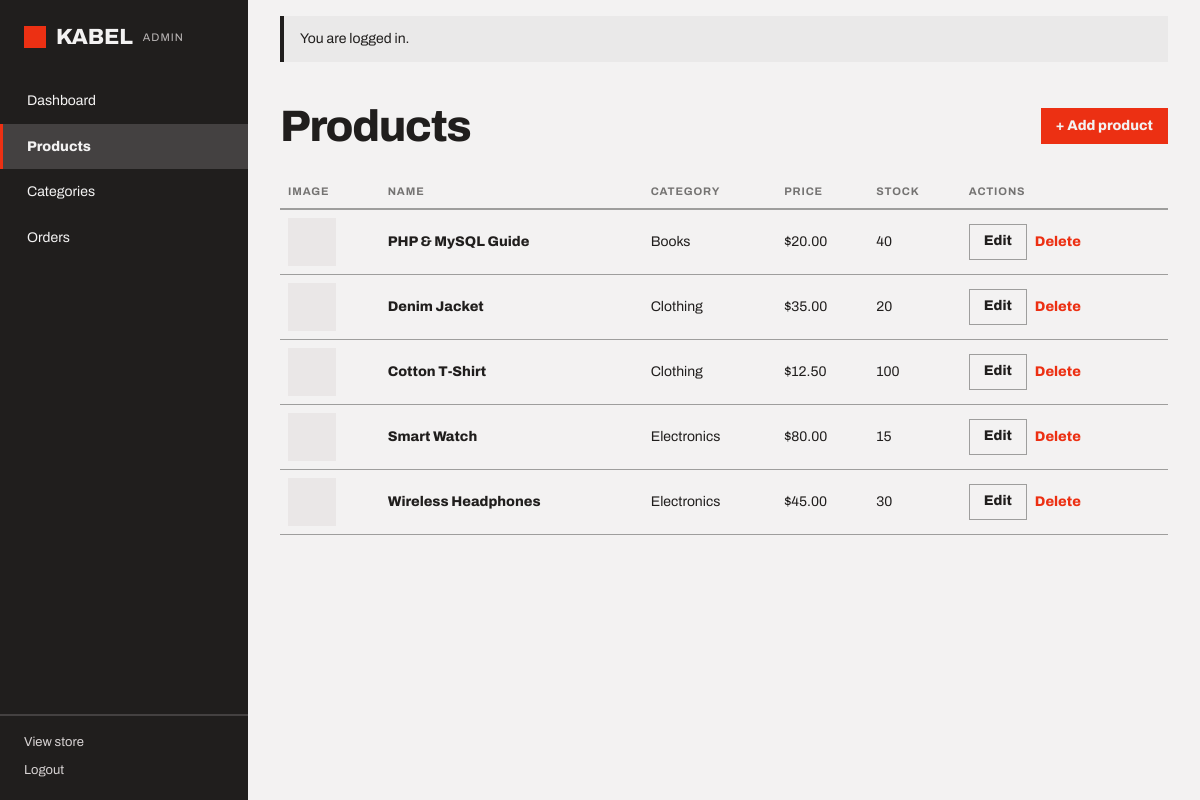
/admin/products (signed in), run on the app's committed database.
### tables this page shows
CREATE TABLE products (
  id           INT UNSIGNED AUTO_INCREMENT PRIMARY KEY,
  category_id  INT UNSIGNED NULL,
  name         VARCHAR(150) NOT NULL,
  description  TEXT NULL,
  price        DECIMAL(10,2) NOT NULL,
  stock        INT UNSIGNED NOT NULL DEFAULT 0,
  image        VARCHAR(255) NULL,                   
  created_at   TIMESTAMP NOT NULL DEFAULT CURRENT_TIMESTAMP,
  updated_at   TIMESTAMP NOT NULL DEFAULT CURRENT_TIMESTAMP ON UPDATE CURRENT_TIMESTAMP,
  CONSTRAINT chk_products_price CHECK (price >= 0),
  CONSTRAINT fk_products_category
    FOREIGN KEY (category_id) REFERENCES categories(id)
    ON DELETE SET NULL ON UPDATE CASCADE,
  INDEX idx_products_name (name),                   
  INDEX idx_products_category (category_id)         
);

CREATE TABLE categories (
  id           INT UNSIGNED AUTO_INCREMENT PRIMARY KEY,
  name         VARCHAR(100) NOT NULL UNIQUE,
  description  TEXT NULL,
  image        VARCHAR(255) NULL,                   
  created_at   TIMESTAMP NOT NULL DEFAULT CURRENT_TIMESTAMP,
  updated_at   TIMESTAMP NOT NULL DEFAULT CURRENT_TIMESTAMP ON UPDATE CURRENT_TIMESTAMP
);

### routes.php (called while the page is built)
<?php
return [
    'GET /' => 'HomeController@index',
    'GET /products' => 'ProductController@index',
    'GET /products/{id}' => 'ProductController@show',
    'GET /register' => 'AuthController@showRegister',
    'POST /register' => 'AuthController@register',
    'GET /login' => 'AuthController@showLogin',
    'POST /login' => 'AuthController@login',
    'POST /logout' => 'AuthController@logout',
    'GET /profile' => 'ProfileController@show',
    'GET /cart' => 'CartController@index',
    'POST /cart/add' => 'CartController@add',
    'POST /cart/update' => 'CartController@update',
    'POST /cart/remove' => 'CartController@remove',
    'GET /checkout' => 'OrderController@checkout',
    'POST /checkout' => 'OrderController@place',
    'GET /orders/{id}' => 'OrderController@show',
    'GET /admin' => 'AdminController@dashboard',
    'GET /admin/orders' => 'AdminController@orders',
    'GET /admin/orders/{id}' => 'AdminController@orderDetail',
    'POST /admin/orders/{id}/update' => 'AdminController@updateOrder',
    'GET /admin/products' => 'AdminProductController@index',
    'GET /admin/products/create' => 'AdminProductController@create',
    'POST /admin/products/store' => 'AdminProductController@store',
    'GET /admin/products/{id}/edit' => 'AdminProductController@edit',
    'POST /admin/products/{id}/update' => 'AdminProductController@update',
    'POST /admin/products/{id}/delete' => 'AdminProductController@delete',
    'GET /admin/categories' => 'AdminCategoryController@index',
    'GET /admin/categories/create' => 'AdminCategoryController@create',
    'POST /admin/categories/store' => 'AdminCategoryController@store',
    'GET /admin/categories/{id}/edit' => 'AdminCategoryController@edit',
    'POST /admin/categories/{id}/update' => 'AdminCategoryController@update',
    'POST /admin/categories/{id}/delete' => 'AdminCategoryController@delete',
];

### app/helpers.php (called while the page is built, shortened)
<?php
function e(?string $value): string
{
    return htmlspecialchars((string) $value, ENT_QUOTES, 'UTF-8');
}
function url(string $path = '/'): string
{
    return (defined('BASE_URL') ? BASE_URL : '') . $path;
}
function money($amount): string
{
    return '$' . number_format((float) $amount, 2);
}
function render(string $view, array $data = []): void
{
    extract($data);
    require __DIR__ . '/Views/' . $view . '.php';
}

### app/Controllers/AdminProductController.php (called while the page is built, shortened)
<?php
class AdminProductController
{
    public function index(): void
    {
        render('admin/products', [
            'title'    => 'Products — KABEL Admin',
            'css'      => 'admin-products',
            'active'   => 'products',
            'products' => (new Product())->all(),
        ]);
    }
}

### app/Models/Product.php (called while the page is built, shortened)
<?php
class Product
{
    public function all(): array
    {
        global $db;
        $stmt = $db->prepare(
            'SELECT p.*, c.name AS category_name
             FROM products p LEFT JOIN categories c ON c.id = p.category_id
             ORDER BY p.id DESC'
        );
        $stmt->execute();
        return $stmt->fetchAll();
    }
}

### app/Views/admin/products.php (the view, shortened to what this page needs)
<main>
    <header>
        <h1>Products</h1>
        <a class="btn btn-primary" href="<?= url('/admin/products/create') ?>">+ Add product</a>
    </header>
    <?php if ($products): ?>
    <table class="table">
        <thead>
            <tr>
                <th scope="col">Image</th>
                <th scope="col">Name</th>
                <th scope="col">Category</th>
                <th scope="col">Price</th>
                <th scope="col">Stock</th>
                <th scope="col">Actions</th>
            </tr>
        </thead>
        <tbody>
            <?php foreach ($products as $product): $img = upload_url($product['image']); ?>
            <tr>
                <td>
                    <figure class="placeholder thumb"><?php if ($img): ?><img src="<?= e($img) ?>"
                            alt=""><?php endif; ?></figure>
                </td>
                <td><strong><?= e($product['name']) ?></strong></td>
                <td><?= e($product['category_name'] ?? '—') ?></td>
                <td><?= money($product['price']) ?></td>
                <td><?= (int) $product['stock'] ?></td>
                <td class="actions">
                    <a class="btn btn-secondary"
                        href="<?= url('/admin/products/' . $product['id'] . '/edit') ?>">Edit</a>
                    <form action="<?= url('/admin/products/' . $product['id'] . '/delete') ?>" method="post"
                        onsubmit="return confirm('Delete this product?')">
                        <button class="btn btn-ghost" type="submit">Delete</button>
                    </form>
                </td>
            </tr>
            <?php endforeach; ?>
        </tbody>
    </table>
    <?php else: ?>
    <p class="text-muted">No products yet.</p>
    <?php endif; ?>
</main>

### public/index.php (shortened to what this page needs)
<?php
$uri = parse_url($_SERVER['REQUEST_URI'], PHP_URL_PATH) ?: '/';
$script = rtrim(str_replace('\\', '/', dirname($_SERVER['SCRIPT_NAME'])), '/');
$root = preg_replace('#/public$#', '', $script);
$base = ($uri === $script || str_starts_with($uri, $script . '/')) ? $script : $root;
$path = '/' . trim(rawurldecode(substr($uri, strlen($base))), '/');
$method = $_SERVER['REQUEST_METHOD'];
foreach (require __DIR__ . '/../routes.php' as $route => $handler) {
    [$routeMethod, $routePath] = explode(' ', $route);
    $regex = '#^' . preg_replace('#\{\w+\}#', '([^/]+)', $routePath) . '$#';
    if ($routeMethod !== $method || !preg_match($regex, $path, $matches)) {
        continue;
    }
    [$controller, $action] = explode('@', $handler);
    (new $controller())->$action(...array_slice($matches, 1));
    exit;
}

### public/assets/css/main.css (style rules this page uses)
:root { --color-bg: #f3f2f2; --color-surface: #eae9e9; --color-text: #201e1d; --color-accent: #ec3013; --color-divider: color-mix(in srgb, #201e1d 40%, transparent); --color-white: #ffffff; --color-neutral-100: #f8f4f4; --color-neutral-200: #eae7e7; --color-neutral-300: #d7d3d3; --color-neutral-400: #bab6b6; --color-neutral-500: #9b9797; --color-neutral-600: #7d7979; --color-neutral-700: #605d5d; --color-neutral-800: #444141; --color-neutral-900: #2d2b2b; --color-accent-100: #fff2ef; --color-accent-200: #ffe0d9; --color-accent-300: #ffc4b8; --color-accent-400: #ff9783; --color-accent-500: #ff563c; --color-accent-600: #dd2b0f; --color-accent-700: #ae1800; --color-accent-800: #7c1405; --color-accent-900: #4d170e; --color-muted: var(--color-neutral-700); --color-placeholder: var(--color-neutral-600); --color-success: var(--color-text); --color-warning: var(--color-accent-700); --color-danger: var(--color-accent-700); --color-overlay: color-mix(in srgb, var(--color-neutral-900) 50%, transparent); --font-heading: "Archivo", system-ui, sans-serif; --font-body: "Archivo", system-ui, sans-serif; --font-mono: ui-monospace, Menlo, monospace; --font-heading-weight: 800; --text-xs: 11px; --text-sm: 13px; --text-base: 15px; --text-lg: 18px; --text-xl: 24px; --text-2xl: 32px; --text-3xl: 44px; --text-4xl: 56px; --text-display: 96px; --space-1: 4px; --space-2: 8px; --space-3: 12px; --space-4: 16px; --space-5: 20px; --space-6: 24px; --space-8: 32px; --space-10: 40px; --space-12: 48px; --space-16: 64px; --radius-sm: 0px; --radius-md: 0px; --radius-lg: 0px; --rule-thin: 1px solid var(--color-divider); --rule-strong: 2px solid var(--color-divider); --rule-ink: 2px solid var(--color-text); --shadow-sm: 0 1px 2px color-mix(in srgb, #2d2b2b 14%, transparent); --shadow-md: 0 3px 10px color-mix(in srgb, #2d2b2b 16%, transparent); --shadow-lg: 0 12px 32px color-mix(in srgb, #2d2b2b 22%, transparent); --container: 1440px; --gutter: 48px; --gutter-mobile: 20px; --grid-gap: 24px; --sidebar-admin: 248px; --sidebar-account: 280px; --pad-x: max(var(--gutter), calc((100vw - var(--container)) / 2 + var(--gutter))); --control-h-sm: 36px; --control-h: 44px; --control-h-lg: 52px; --tap-min: 44px; --transition: 120ms ease; }
*, *::before, *::after { box-sizing: border-box; }
html { -webkit-text-size-adjust: 100%; }
body { margin: 0; background: var(--color-bg); color: var(--color-text); font-family: var(--font-body); font-size: var(--text-base); line-height: 1.55; -webkit-font-smoothing: antialiased; }
h1, h2, h3, h4, h5, h6 { font-family: var(--font-heading); font-weight: var(--font-heading-weight); line-height: 1.12; letter-spacing: -0.015em; margin: 0 0 var(--space-2); text-wrap: balance; }
h1 { font-size: 42px; }
b, strong { font-weight: 800; }
a { color: var(--color-accent); text-underline-offset: 3px; transition: color var(--transition); }
figure { margin: 0; }
button, input, select, textarea { font: inherit; color: inherit; }
button { cursor: pointer; }
table { border-collapse: collapse; }
main { display: block; }
.placeholder { display: flex; align-items: flex-end; position: relative; padding: var(--space-3); background: var(--color-neutral-200); color: var(--color-neutral-600); font: 600 10px/1.3 var(--font-mono); letter-spacing: 0.06em; text-transform: uppercase; }
.btn { display: inline-flex; align-items: center; justify-content: flex-start; gap: 6px; min-height: var(--control-h-sm); padding: var(--space-2) 14px; font-family: var(--font-heading); font-weight: 800; font-size: 14px; line-height: 1.2; color: var(--color-text); text-decoration: none; background: transparent; border: 1px solid transparent; border-radius: var(--radius-md); transition: background var(--transition), color var(--transition); }
.btn-primary { background: var(--color-accent); color: var(--color-bg); }
.btn-secondary { border-color: var(--color-divider); }
.btn-ghost { color: var(--color-accent); padding-inline: var(--space-1); }
.table { width: 100%; font-size: 14px; }
.table th { text-align: left; font-size: var(--text-xs); letter-spacing: 0.08em; text-transform: uppercase; color: color-mix(in srgb, var(--color-text) 60%, transparent); padding: var(--space-2); border-bottom: var(--rule-strong); }
.table td { padding: var(--space-2); border-bottom: var(--rule-thin); }
.thumb { width: 48px; height: 48px; padding: 0; flex: none; }

### public/assets/css/pages/admin-products.css (style rules this page uses)
.table td { vertical-align: middle; }

### data on the page
products: name "PHP & MySQL Guide", category.name "Books", price "$20.00", stock "40"
products: name "Denim Jacket", category.name "Clothing", price "$35.00", stock "20"
products: name "Cotton T-Shirt", category.name "Clothing", price "$12.50", stock "100"
products: name "Smart Watch", category.name "Electronics", price "$80.00", stock "15"
products: name "Wireless Headphones", category.name "Electronics", price "$45.00", stock "30"

### other printed values
$label "Dashboard"
$label "Products"
$label "Categories"
$label "Orders"
$message['message'] "You are logged in."
